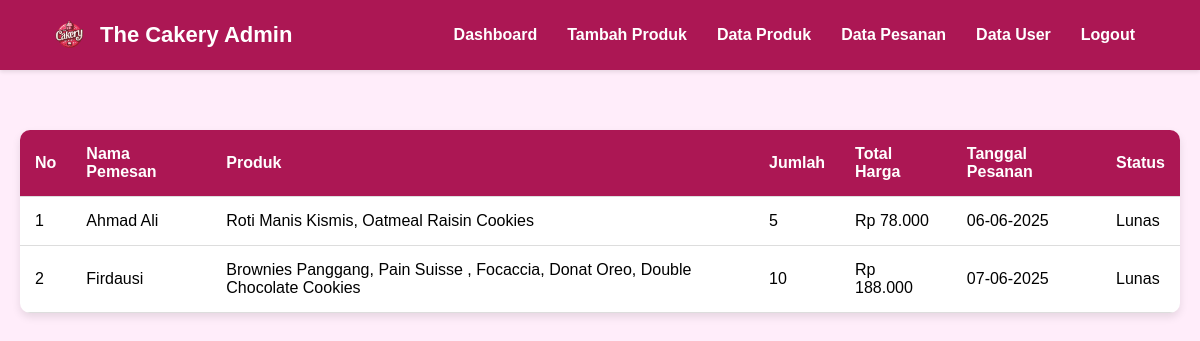
/admin/admin_pesanan.php, run on the app's committed database.
### tables this page shows
CREATE TABLE `tb_pesanan` (
  `id_pesanan` varchar(10) NOT NULL,
  `no_antrian` int(11) NOT NULL,
  `nama_pelanggan` varchar(50) NOT NULL,
  `nama_produk` varchar(255) NOT NULL,
  `jumlah` int(11) NOT NULL,
  `total_harga` decimal(10,0) NOT NULL,
  `metode_pembayaran` varchar(50) NOT NULL,
  `status_pesanan` enum('Pending','Lunas') NOT NULL,
  `tanggal_pemesanan` datetime(6) NOT NULL
);

### admin/admin_pesanan.php (the view, shortened to what this page needs)
<?php
include 'koneksi.php';
?>
<!DOCTYPE html>
<html lang="id">
<head>
    <link rel="stylesheet" href="https://cdnjs.cloudflare.com/ajax/libs/font-awesome/6.5.0/css/all.min.css">
</head>
<body>
<?php include 'navmenu.php'; ?>
<div style="margin-top: 30px;">
    <table>
        <thead>
            <tr>
                <th>No</th>
                <th>Nama Pemesan</th>
                <th>Produk</th>
                <th>Jumlah</th>
                <th>Total Harga</th>
                <th>Tanggal Pesanan</th>
                <th>Status</th>
            </tr>
        </thead>
        <tbody>
            <?php
            $query = "SELECT * FROM tb_pesanan";
            $result = mysqli_query($koneksi, $query);
            $no = 1;
            if (mysqli_num_rows($result) > 0) {
                while ($data = mysqli_fetch_assoc($result)) {
                    echo "<tr>";
                    echo "<td>".$no++."</td>";
                    echo "<td>".htmlspecialchars($data['nama_pelanggan'])."</td>";
                    echo "<td>".htmlspecialchars($data['nama_produk'])."</td>";
                    echo "<td>".htmlspecialchars($data['jumlah'])."</td>";
                    echo "<td>Rp ".number_format($data['total_harga'], 0, ',', '.')."</td>";
                    echo "<td>".htmlspecialchars(date('d-m-Y', strtotime($data['tanggal_pemesanan'])))."</td>";
                    echo "<td>".htmlspecialchars($data['status_pesanan'])."</td>";
                    echo "</tr>";
                }
            } else {
                echo "<tr><td colspan='7' style='text-align:center;'>Belum ada pesanan</td></tr>";
            }
            ?>
        </tbody>
    </table>
</div>
</body>
</html>

### admin/admin_pesanan.php (style rules this page uses)
* { margin: 0; padding: 0; box-sizing: border-box; font-family: 'Arial', sans-serif; }
body { background-color: #FFEDFA; padding: 100px 20px 20px; }
table { width: 100%; border-collapse: collapse; background: white; margin-top: 30px; box-shadow: 0 4px 8px rgba(0,0,0,0.1); border-radius: 10px; overflow: hidden; }
th, td { padding: 15px; text-align: left; border-bottom: 1px solid #ddd; }
th { background-color: #AC1754; color: white; }

### admin/navmenu.php (style rules this page uses)
* { margin: 0; padding: 0; box-sizing: border-box; font-family: 'Arial', sans-serif; }
body { background-color: #FFEDFA; padding: 100px 20px 20px; }

### data on the page
tb_pesanan: nama_pelanggan "Ahmad Ali", nama_produk "Roti Manis Kismis, Oatmeal Raisin Cookies", jumlah "5", total_harga "78.000", tanggal_pemesanan "06-06-2025", status_pesanan "Lunas"
tb_pesanan: nama_pelanggan "Firdausi", nama_produk "Brownies Panggang, Pain Suisse , Focaccia, Donat Oreo, Double Chocolate Cookies", jumlah "10", total_harga "188.000", tanggal_pemesanan "07-06-2025", status_pesanan "Lunas"
